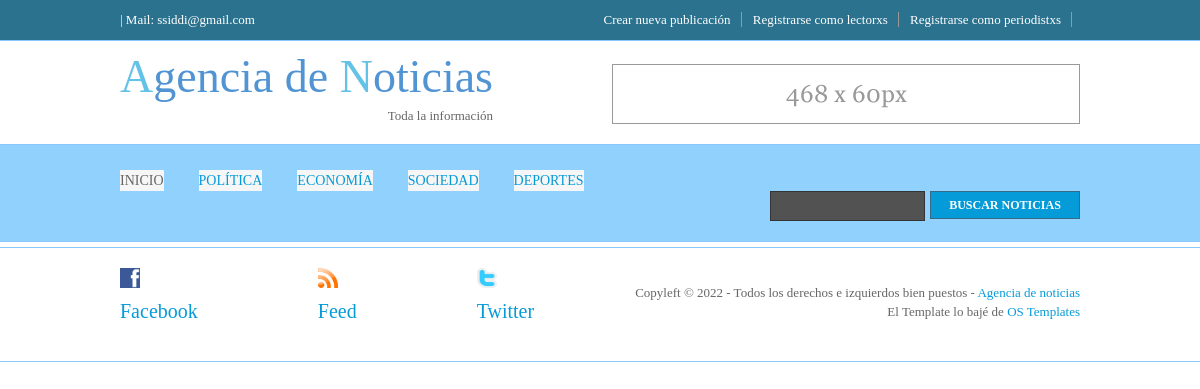
Page /portal/lectura/18 on the earlier database version.
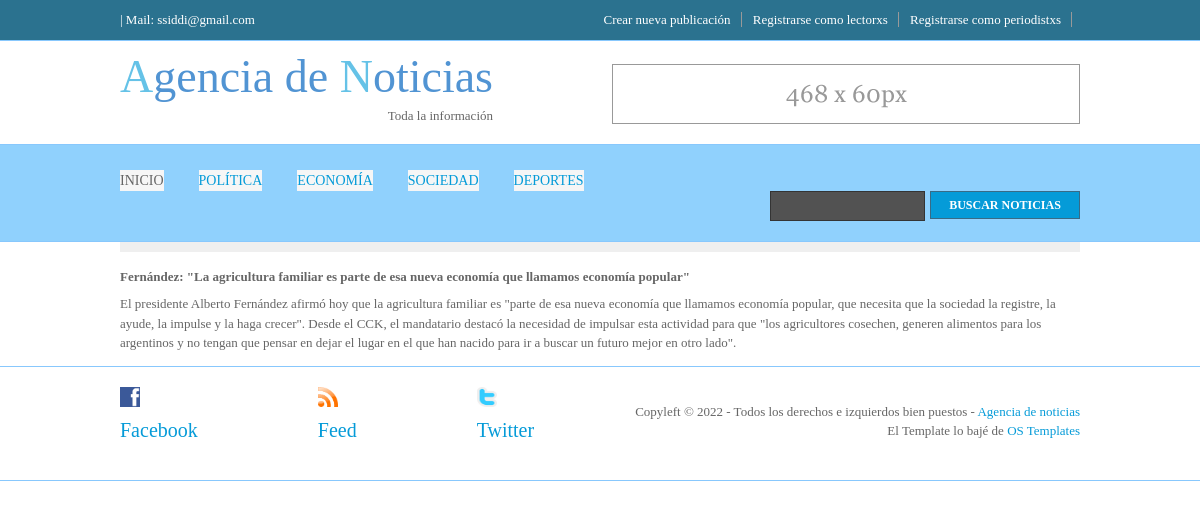
Same page on the later database version.
### portal/models.py (models this page shows, shortened)
class Noticia(models.Model):
    seccion = models.CharField(max_length=50)
    titulo = models.CharField(max_length=140)
    bajada = models.CharField(max_length=100000)
    periodistxs = models.CharField(max_length=50)
    email_preiodistxs = models.EmailField()
    publicado = models.BooleanField()
    home = models.BooleanField()

### portal/views.py (the view)
# urls.py: path("lectura", views.lectura ,name="lectura"),
def lectura(request,id):
        noticias = Noticia.objects.filter(id__icontains = id)
        return render (request,"7lectura.html",{"noticias":noticias})

### portal/templates/7lectura.html
{% extends "padre.html" %}
{% load static %}
{% block contenido %}
<div class="wrapper">
    <div id="hpage_cats">
      {% for n in noticias %}
        {% if n.home %}
        <h2></h2>
          <p><strong><a>{{n.titulo}}</a></strong></p>
          <p>{{n.bajada}}</p>
        {% endif %}
      {% endfor %}
    </div>
  </div>
{% endblock %}

Differences in the rows shown:
added Noticia: titulo "Fernández: \"La agricultura familiar es parte de esa nueva economía que llamamos economía popular\"", bajada "El presidente Alberto Fernández afirmó hoy que la agricultura familiar es \"parte de esa nueva economía que llamamos economía popular, que necesita que la sociedad la registre, la ayude, la impulse y la haga crecer\". Desde el CCK, el mandatario destacó la necesidad de impulsar esta actividad para que \"los agricultores cosechen, generen alimentos para los argentinos y no tengan que pensar en dejar el lugar en el que han nacido para ir a buscar un futuro mejor en otro lado\"."
